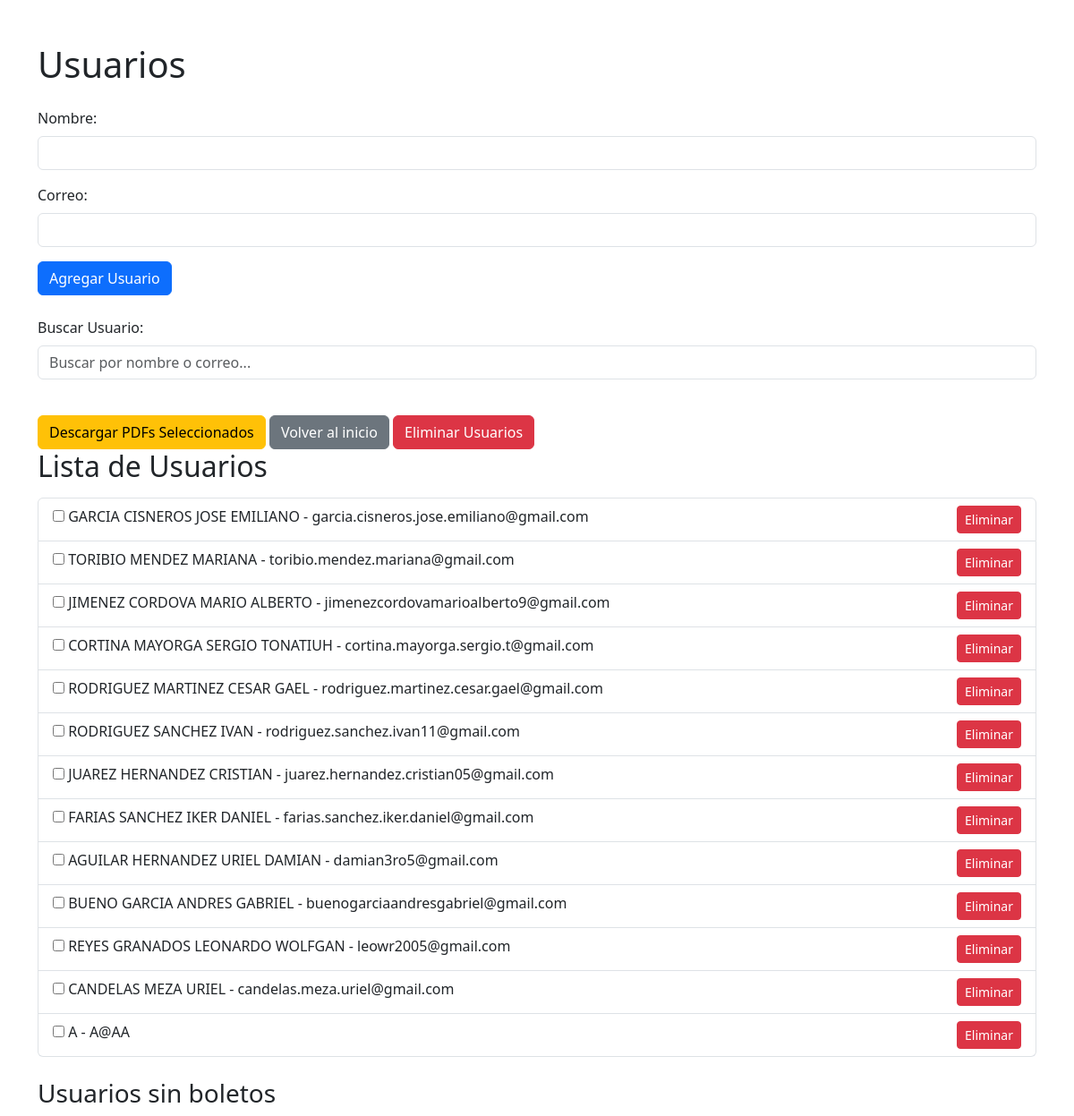
The page /usuarios on the database its author committed.
### app.py (models this page shows)
class Usuario(db.Model):
    id = db.Column(db.Integer, primary_key=True)
    nombre = db.Column(db.String(100), nullable=False)
    correo = db.Column(db.String(100), unique=True, nullable=False)
    boletos = db.relationship('Boleto', backref='usuario', lazy=True)

### app.py (the view, shortened to what this page needs)
@app.route('/usuarios', methods=['GET', 'POST'])
def usuarios():
    usuarios = Usuario.query.all()
    return render_template('usuarios.html', usuarios=usuarios)

### templates/usuarios.html (shortened to what this page needs)
<!DOCTYPE html>
<html lang="es">
  <head>
    <link
      href="https://cdn.jsdelivr.net/npm/bootstrap@5.3.0-alpha1/dist/css/bootstrap.min.css"
      rel="stylesheet"
    />
  </head>
  <body>
    <div class="container mt-5">
      <h1 class="mb-4">Usuarios</h1>
      <form method="POST" class="mb-4">
        <div class="mb-3">
          <label for="nombre" class="form-label">Nombre:</label>
          <input
            type="text"
            name="nombre"
            id="nombre"
            class="form-control"
            required
          />
        </div>
        <div class="mb-3">
          <label for="correo" class="form-label">Correo:</label>
          <input
            type="email"
            name="correo"
            id="correo"
            class="form-control"
            required
          />
        </div>
        <button type="submit" class="btn btn-primary">Agregar Usuario</button>
      </form>
      <div class="mb-4">
        <label for="buscar" class="form-label">Buscar Usuario:</label>
        <input
          type="text"
          id="buscar"
          class="form-control"
          placeholder="Buscar por nombre o correo..."
        />
      </div>
      <button id="descargar-seleccionados" class="btn btn-warning mt-3">
        Descargar PDFs Seleccionados
      </button>
      <a href="/" class="btn btn-secondary mt-3">Volver al inicio</a>
      <button id="eliminar-usuarios" class="btn btn-danger mt-3">
        Eliminar Usuarios
      </button>
      <h2 class="mb-3">Lista de Usuarios</h2>
      <ul class="list-group" id="lista-usuarios">
        {% for usuario in usuarios %}
        <li class="list-group-item">
          <input
            type="checkbox"
            class="seleccionar-usuario"
            data-usuario-id="{{ usuario.id }}"
          />
          {{ usuario.nombre }} - {{ usuario.correo }}
          <button
            class="btn btn-sm btn-danger float-end eliminar-usuario"
            data-usuario-id="{{ usuario.id }}"
          >
            Eliminar
          </button>
        </li>
        {% endfor %}
      </ul>
      <h3 class="mt-4">Usuarios sin boletos</h3>
    </div>
  </body>
</html>

### rows shown on the page
Usuario: nombre "GARCIA CISNEROS JOSE EMILIANO", correo "garcia.cisneros.jose.emiliano@gmail.com"
Usuario: nombre "TORIBIO MENDEZ MARIANA", correo "toribio.mendez.mariana@gmail.com"
Usuario: nombre "JIMENEZ CORDOVA MARIO ALBERTO", correo "jimenezcordovamarioalberto9@gmail.com"
Usuario: nombre "CORTINA MAYORGA SERGIO TONATIUH", correo "cortina.mayorga.sergio.t@gmail.com"
Usuario: nombre "RODRIGUEZ MARTINEZ CESAR GAEL", correo "rodriguez.martinez.cesar.gael@gmail.com"
Usuario: nombre "RODRIGUEZ SANCHEZ IVAN", correo "rodriguez.sanchez.ivan11@gmail.com"
Usuario: nombre "JUAREZ HERNANDEZ CRISTIAN", correo "juarez.hernandez.cristian05@gmail.com"
Usuario: nombre "FARIAS SANCHEZ IKER DANIEL", correo "farias.sanchez.iker.daniel@gmail.com"
Usuario: nombre "AGUILAR HERNANDEZ URIEL DAMIAN", correo "damian3ro5@gmail.com"
Usuario: nombre "BUENO GARCIA ANDRES GABRIEL", correo "buenogarciaandresgabriel@gmail.com"
Usuario: nombre "REYES GRANADOS LEONARDO WOLFGAN", correo "leowr2005@gmail.com"
Usuario: nombre "CANDELAS MEZA URIEL", correo "candelas.meza.uriel@gmail.com"
Usuario: nombre "A", correo "A@AA"
